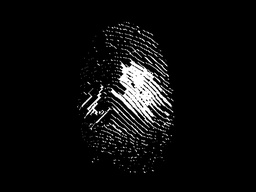
#> input picture image-thin.jpg, 256 x 192 px, shrunk from 640 x 480 before the run
$ python -i utils.py   (imports and definitions only)
#> lines starting #> are read from the running program, lines starting #| are printed output that depends on the picture
import matplotlib.pyplot as plt
import numpy as np
import scipy.ndimage as ndimage
import scipy.signal as signal
import cv2

def showImage(image, label, vmin=0.0, vmax=1.0):
    plt.figure().suptitle(label)
    plt.imshow(image, cmap="gray", vmin=vmin, vmax=vmax)
    # plt.show()

# [82 lines left out: functions showOrientations, drawImage, normalize, localNormalize, binarize, kernelFromFunction, not called in this run]

def sobelKernelX():
    """
    Creates a horizontal Sobel kernel.
    """
    return np.array([[-1,  0,  1],
                     [-2,  0,  2],
                     [-1,  0,  1]])

def sobelKernelY():
    """
    Creates a vertical Sobel kernel.
    """
    return np.array([[-1, -2, -1],
                     [ 0,  0,  0],
                     [ 1,  2,  1]])

def convolve(image, kernel, origin=None, shape=None, pad=True):
    """
    Apply a kernel to an image or to a part of an image.

    :param image:   The source image.
    :param kernel:  The kernel (an ndarray of black and white, or grayvalues).
    :param origin:  The origin of the part of the image to be convolved.
                    Defaults to (0, 0).
    :param shape:   The shape of the part of the image that is to be convolved.
                    Defaults to the shape of the image.
    :param pad:     Whether the image should be padded before applying the
                    kernel. Passing False here will cause indexing errors if
                    the kernel is applied at the edge of the image.
    :returns:       The resulting image.
    """
    if not origin:
        origin = (0, 0)

    if not shape:
        shape = (image.shape[0] - origin[0], image.shape[1] - origin[1])

    result = np.empty(shape)

    if callable(kernel):
        k = kernel(0, 0)
    else:
        k = kernel

    kernelOrigin = (-k.shape[0] // 2, -k.shape[1] // 2)
    kernelShape = k.shape

    topPadding = 0
    leftPadding = 0

    if pad:
        topPadding = max(0, -(origin[0] + kernelOrigin[0]))
        leftPadding = max(0, -(origin[1] + kernelOrigin[1]))
        bottomPadding = max(0, (origin[0] + shape[0] + kernelOrigin[0] + kernelShape[0]) - image.shape[0])
        rightPadding = max(0, (origin[1] + shape[1] + kernelOrigin[1] + kernelShape[1]) - image.shape[1])

        padding = (topPadding, bottomPadding), (leftPadding, rightPadding)

        if np.max(padding) > 0.0:
            image = np.pad(image, padding, mode="edge")

    for y in range(shape[0]):
        for x in range(shape[1]):
            iy = topPadding + origin[0] + y + kernelOrigin[0]
            ix = leftPadding + origin[1] + x + kernelOrigin[1]

            block = image[iy:iy+kernelShape[0], ix:ix+kernelShape[1]]
            if callable(kernel):
                result[y, x] = np.sum(block * kernel(y, x))
            else:
                result[y, x] = np.sum(block * kernel)

    return result

# [21 lines left out: function findMask, not called in this run]

def averageOrientation(orientations, weights=None, deviation=False):
    """
    Calculate the average orientation in an orientation field.
    """

    orientations = np.asarray(orientations).flatten()
    o = orientations[0]

    aligned = np.where(np.absolute(orientations - o) > np.pi * 0.5,
            np.where(orientations > o, orientations - np.pi, orientations + np.pi),
            orientations)
    if deviation:
        return np.average(aligned, weights=weights) % np.pi, np.std(aligned)
    else:
        return np.average(aligned, weights=weights) % np.pi

# [47 lines left out: functions averageFrequency, rotateAndCrop, not called in this run]

def estimateOrientations(image, w=16, interpolate=True):
    """
    Estimate orientations of lines or ridges in an image.

    This is more or less an implementation of of the algorithm in Chapter 2.4 in
    the paper:

        Fingerprint image enhancement: Algorithm and performance evaluation
        Hong, L., Wan, Y. & Jain, A. (1998)

    In addition to calculating the orientation in each cell, we create a
    continuous orientation field, the same shape as the input image, by
    interpolating the orientation values between the cell centers, as
    suggested in this paper:

        Novel approach to automated fingerprint recognition
        Wahab, A., Chin, S. & Tan, E. (1998)

    :param image: The image to estimate orientations in.
    :param w: The block size.
    :returns: An ndarray the same shape as the image, filled with orientation
              angles in radians.
    """

    height, width = image.shape

    # First we smooth the whole image with a Gaussian filter, to make the
    # individual pixel gradients less spurious.
    image = ndimage.filters.gaussian_filter(image, 2.0)

    # Compute the gradients G_x and G_y at each pixel
    G_x = convolve(image, sobelKernelX())
    G_y = convolve(image, sobelKernelY())

    # Estimate the local orientation of each block
    yblocks, xblocks = height // w, width // w
    O = np.empty((yblocks, xblocks))
    for j in range(yblocks):
        for i in range(xblocks):
            V_y, V_x = 0, 0
            for v in range(w):
                for u in range(w):
                    V_x += 2 * G_x[j*w+v, i*w+u] * G_y[j*w+v, i*w+u]
                    V_y += G_x[j*w+v, i*w+u] ** 2 - G_y[j*w+v, i*w+u] ** 2

            O[j, i] = np.arctan2(V_x, V_y) * 0.5

    # Rotate the orientations so that they point along the ridges, and wrap
    # them into only half of the circle (all should be less than 180 degrees).
    O = (O + np.pi * 0.5) % np.pi

    # Smooth the orientation field
    orientations = np.full(image.shape, -1.0)
    O_p = np.empty(O.shape)
    O = np.pad(O, 2, mode="edge")
    for y in range(yblocks):
        for x in range(xblocks):
            surrounding = O[y:y+5, x:x+5]
            orientation, deviation = averageOrientation(surrounding, deviation=True)
            if deviation > 0.5:
                orientation = O[y+2, x+2]
            O_p[y, x] = orientation
    O = O_p

    # Make an orientation field the same shape as the input image, and fill it
    # with values interpolated from the preliminary orientation field.
    #
    # BUG: This is currently quite slow. It should be possible to implement
    #      this more efficiently.
    orientations = np.full(image.shape, -1.0)
    if interpolate:
        hw = w // 2
        for y in range(yblocks - 1):
            for x in range(xblocks - 1):
                for iy in range(w):
                    for ix in range(w):
                        orientations[y*w+hw+iy, x*w+hw+ix] = averageOrientation(
                                [O[y, x], O[y+1, x], O[y, x+1], O[y+1, x+1]],
                                [iy + ix, w - iy + ix, iy + w - ix, w - iy + w - ix])
    else:
        for y in range(yblocks):
            for x in range(xblocks):
                orientations[y*w:(y+1)*w, x*w:(x+1)*w] = O[y, x]

    return orientations

# [103 lines left out: functions estimateFrequencies, shiftcorrection, cropfingerprint, not called in this run]

>>> import cv2
>>> picture = cv2.imread('image-thin.jpg', cv2.IMREAD_GRAYSCALE)
#> picture is the input picture: shape (192, 256); min 0, max 255, mean 13.4
>>> result = estimateOrientations(picture)
#> in estimateOrientations, `image = ndimage.filters.gaussian_filter(image, 2.0)`:
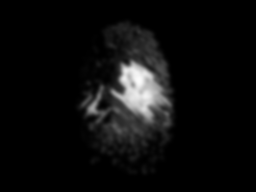
#> image: shape (192, 256); min 0, max 251, mean 13.1
#> in convolve, `k = kernel`: k = [[-1, 0, 1], [-2, 0, 2], [-1, 0, 1]]
#> after the loop in convolve, `for y in range(shape[0]):`:
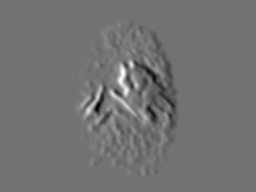
#> result: shape (192, 256) float64; min -242, max 295, mean 0; drawn with min black and max white
#> call 2 of convolve, with kernel = array of shape (3, 3), pad = True
#> in convolve (call 2), `k = kernel`: k = [[-1, -2, -1], [0, 0, 0], [1, 2, 1]]
#> after the loop in convolve (call 2), `for y in range(shape[0]):`:
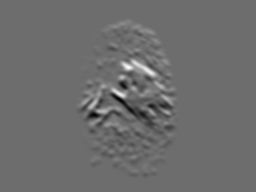
#> result: shape (192, 256) float64; min -222, max 295, mean 0; drawn with min black and max white
#> the loop in estimateOrientations, `for y in range(yblocks - 1):` made 11 passes
#> after the loop in estimateOrientations, `for y in range(yblocks - 1):`:
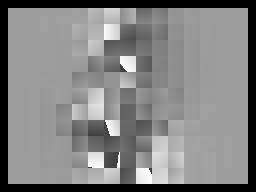
#> orientations: shape (192, 256) float64; min -1, max 3.14, mean 1.13; drawn with min black and max white
